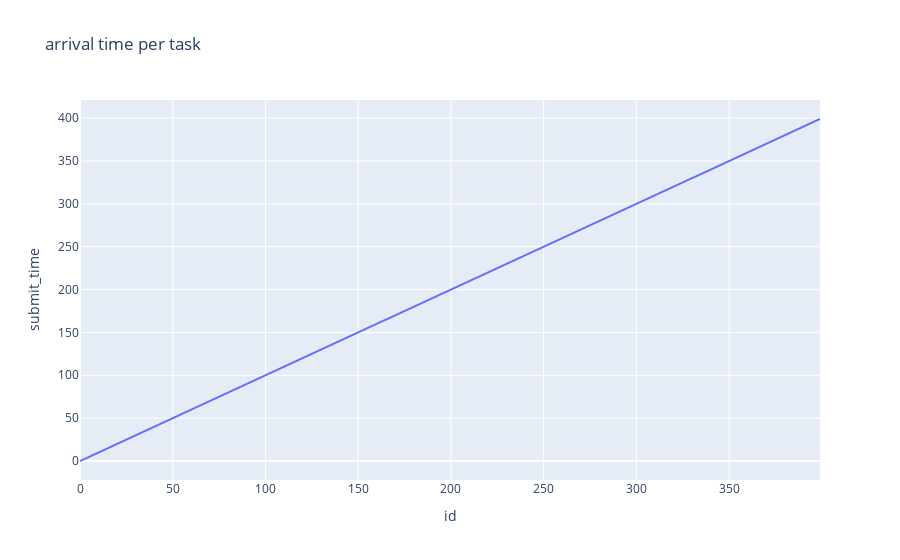

Here is the notebook cell this chart was saved with:
### Markdown cell above
### Workload
    - Total number of blocks: 400 (initial blocks=1)
    - Blocks arrival time: 1 (e.g. 1 day)
    - Tasks lifetime: 1 (block-time e.g. 1 day = after that the task can't run)
    - Budget demand (epsilon): 0.5 (fixed for all incoming tasks for now)
    - Block budget initial capacity: 10
    - Number of tasks: (See task arrival time below)
    - Number of blocks: 1,2,3,4,5,6,7,8,9,10,11,12 months
    - Number of distinct queries: 2
    - Query types: Count only

### Code cell
from privacypacking.utils.utils import load_logs, LOGS_PATH
import pandas as pd
from experiments.ray.analysis import load_ray_experiment
import plotly.express as px
from privacypacking.budget import Budget, Task, Block
from privacypacking.utils.plot import plot_budgets
import plotly.graph_objects as go
from plotly.offline import plot,iplot
from plotly.subplots import make_subplots
import numpy as np

tasks = pd.read_csv("/home/kelly/privacypacking/data/covid19/covid19_workload/privacy_tasks.csv")
tasks.reset_index()
tasks['id'] = tasks.index
# print(tasks)
px.line(
    tasks,
    x="id",
    y="submit_time",
    title="arrival time per task",
)

### Figure 1 — Plotly figure (JSON) as saved in the notebook; plotly's stock layout.template omitted (floating-point values rounded to 4 significant figures; data arrays with more than 128 entries replaced by an {"elided": "..."} marker saying what was removed)
{"data": [{"hovertemplate": "id=%{x}<br>submit_time=%{y}<extra></extra>", "legendgroup": "", "line": {"color": "#636efa", "dash": "solid"}, "marker": {"symbol": "circle"}, "mode": "lines", "name": "", "orientation": "v", "showlegend": false, "type": "scatter", "x": {"elided": "400 int values"}, "xaxis": "x", "y": {"elided": "400 int values"}, "yaxis": "y"}], "layout": {"legend": {"tracegroupgap": 0}, "title": {"text": "arrival time per task"}, "xaxis": {"anchor": "y", "domain": [0, 1], "title": {"text": "id"}}, "yaxis": {"anchor": "x", "domain": [0, 1], "title": {"text": "submit_time"}}}}
